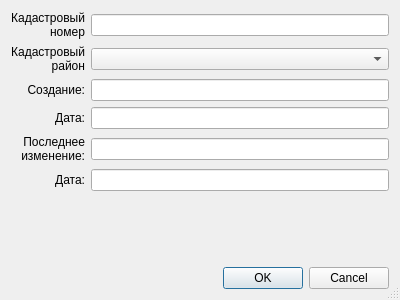
<?xml version="1.0" encoding="UTF-8"?>
<ui version="4.0">
 <class>kvrAttributes</class>
 <widget class="QDialog" name="kvrAttributes">
  <property name="windowModality">
   <enum>Qt::ApplicationModal</enum>
  </property>
  <property name="geometry">
   <rect>
    <x>0</x>
    <y>0</y>
    <width>400</width>
    <height>300</height>
   </rect>
  </property>
  <property name="windowTitle">
   <string>Атрибуты кадастрового квартала</string>
  </property>
  <property name="windowIcon">
   <iconset resource="../resources.qrc">
    <normaloff>:/plugins/openland/icons/attributes.png</normaloff>:/plugins/openland/icons/attributes.png</iconset>
  </property>
  <property name="sizeGripEnabled">
   <bool>true</bool>
  </property>
  <layout class="QGridLayout" name="gridLayout">
   <item row="7" column="2">
    <widget class="QDialogButtonBox" name="buttonBox">
     <property name="orientation">
      <enum>Qt::Horizontal</enum>
     </property>
     <property name="standardButtons">
      <set>QDialogButtonBox::Cancel|QDialogButtonBox::Ok</set>
     </property>
    </widget>
   </item>
   <item row="1" column="2">
    <widget class="QComboBox" name="comboBoxRn">
     <property name="currentIndex">
      <number>-1</number>
     </property>
     <property name="maxCount">
      <number>2147483646</number>
     </property>
     <property name="insertPolicy">
      <enum>QComboBox::InsertAlphabetically</enum>
     </property>
     <property name="modelColumn">
      <number>0</number>
     </property>
    </widget>
   </item>
   <item row="0" column="2">
    <widget class="QLineEdit" name="lineEditKn"/>
   </item>
   <item row="2" column="2">
    <widget class="QLineEdit" name="lineEditCreateUser">
     <property name="readOnly">
      <bool>true</bool>
     </property>
    </widget>
   </item>
   <item row="4" column="2">
    <widget class="QLineEdit" name="lineEditUpdateUser">
     <property name="readOnly">
      <bool>true</bool>
     </property>
    </widget>
   </item>
   <item row="4" column="1">
    <widget class="QLabel" name="label_3">
     <property name="text">
      <string>&lt;html&gt;&lt;head/&gt;&lt;body&gt;&lt;p align=&quot;right&quot;&gt;Последнее&lt;br/&gt;изменение:&lt;/p&gt;&lt;/body&gt;&lt;/html&gt;</string>
     </property>
    </widget>
   </item>
   <item row="2" column="1">
    <widget class="QLabel" name="label">
     <property name="text">
      <string>&lt;html&gt;&lt;head/&gt;&lt;body&gt;&lt;p align=&quot;right&quot;&gt;Создание:&lt;/p&gt;&lt;/body&gt;&lt;/html&gt;</string>
     </property>
    </widget>
   </item>
   <item row="3" column="1">
    <widget class="QLabel" name="label_2">
     <property name="text">
      <string>&lt;html&gt;&lt;head/&gt;&lt;body&gt;&lt;p align=&quot;right&quot;&gt;Дата:&lt;/p&gt;&lt;/body&gt;&lt;/html&gt;</string>
     </property>
    </widget>
   </item>
   <item row="3" column="2">
    <widget class="QLineEdit" name="lineEditCreateDate">
     <property name="readOnly">
      <bool>true</bool>
     </property>
    </widget>
   </item>
   <item row="6" column="2">
    <spacer name="verticalSpacer">
     <property name="orientation">
      <enum>Qt::Vertical</enum>
     </property>
     <property name="sizeHint" stdset="0">
      <size>
       <width>20</width>
       <height>40</height>
      </size>
     </property>
    </spacer>
   </item>
   <item row="1" column="1">
    <widget class="QLabel" name="labelRn">
     <property name="text">
      <string>&lt;html&gt;&lt;head/&gt;&lt;body&gt;&lt;p align=&quot;right&quot;&gt;Кадастровый&lt;br /&gt;район&lt;/p&gt;&lt;/body&gt;&lt;/html&gt;</string>
     </property>
    </widget>
   </item>
   <item row="0" column="1">
    <widget class="QLabel" name="labelKn">
     <property name="text">
      <string>&lt;html&gt;&lt;head/&gt;&lt;body&gt;&lt;p align=&quot;right&quot;&gt;Кадастровый&lt;br/&gt;номер&lt;/p&gt;&lt;/body&gt;&lt;/html&gt;</string>
     </property>
    </widget>
   </item>
   <item row="5" column="1">
    <widget class="QLabel" name="label_4">
     <property name="text">
      <string>&lt;html&gt;&lt;head/&gt;&lt;body&gt;&lt;p align=&quot;right&quot;&gt;Дата:&lt;/p&gt;&lt;/body&gt;&lt;/html&gt;</string>
     </property>
    </widget>
   </item>
   <item row="5" column="2">
    <widget class="QLineEdit" name="lineEditUpdateDate">
     <property name="readOnly">
      <bool>true</bool>
     </property>
    </widget>
   </item>
  </layout>
 </widget>
 <tabstops>
  <tabstop>lineEditKn</tabstop>
  <tabstop>comboBoxRn</tabstop>
  <tabstop>lineEditCreateUser</tabstop>
  <tabstop>lineEditCreateDate</tabstop>
  <tabstop>lineEditUpdateUser</tabstop>
  <tabstop>lineEditUpdateDate</tabstop>
  <tabstop>buttonBox</tabstop>
 </tabstops>
 <resources>
  <include location="../resources.qrc"/>
 </resources>
 <connections>
  <connection>
   <sender>buttonBox</sender>
   <signal>accepted()</signal>
   <receiver>kvrAttributes</receiver>
   <slot>accept()</slot>
   <hints>
    <hint type="sourcelabel">
     <x>248</x>
     <y>254</y>
    </hint>
    <hint type="destinationlabel">
     <x>157</x>
     <y>274</y>
    </hint>
   </hints>
  </connection>
  <connection>
   <sender>buttonBox</sender>
   <signal>rejected()</signal>
   <receiver>kvrAttributes</receiver>
   <slot>reject()</slot>
   <hints>
    <hint type="sourcelabel">
     <x>316</x>
     <y>260</y>
    </hint>
    <hint type="destinationlabel">
     <x>286</x>
     <y>274</y>
    </hint>
   </hints>
  </connection>
 </connections>
</ui>
